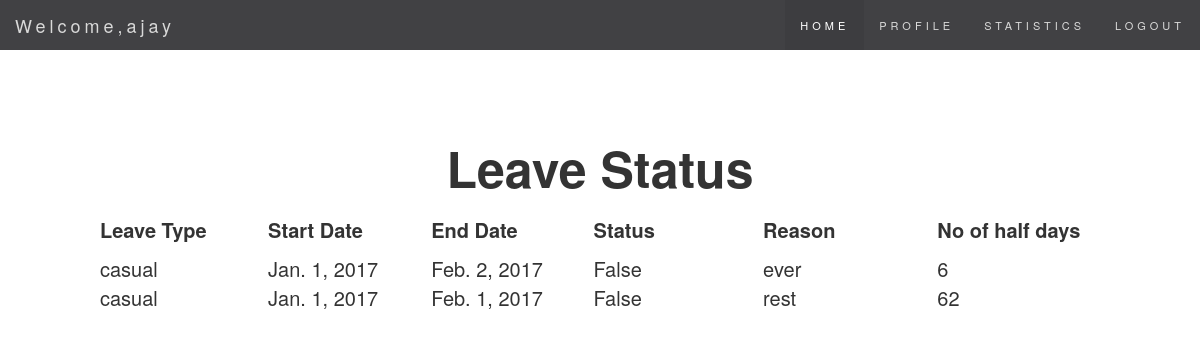
/user/check_status/ (signed in), run on an earlier commit of the app's database.
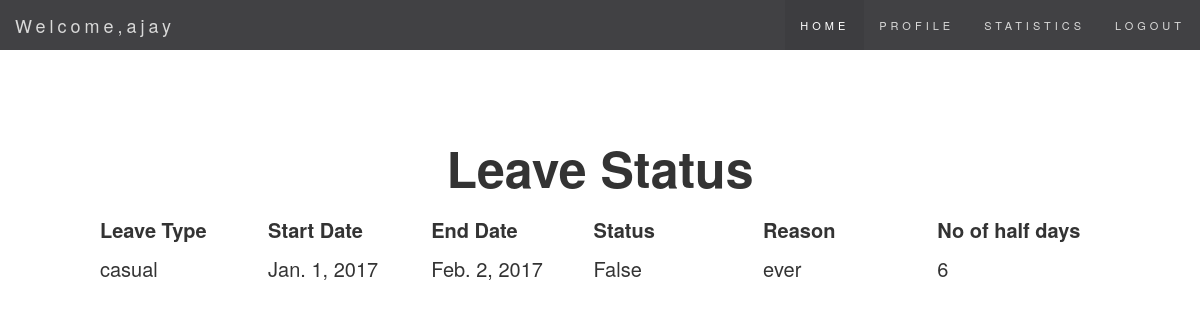
And on a later commit of the database.
### user_login/models.py (models this page shows, shortened)
class Employee(models.Model):
    user = models.OneToOneField(User)
    dept=(
        ('cs','Computer Science'),
        ('EC','Electronics and Communication'),
        ('EEE','Electrical and Electronic'),
        ('Mech','Mechanical'),
        ('BE','Biomedial'),
        ('AS','Applied Science'),
        ('NT','Non-Teching')
        )
    department = models.CharField(max_length=4,choices=dept,default='NT')
    Tflag = models.BooleanField(default=False)

class leave_history(models.Model):
    user = models.ForeignKey(User, on_delete=models.CASCADE)
    startdate = models.DateField()
    enddate = models.DateField()
    choices=(
        ('cl','casual leave'),
        ('hp','half paid')
        )
    leavetype = models.CharField(max_length=20,choices=choices)
    status = models.BooleanField(default=False)
    recom = models.BooleanField(default=False)
    des = models.CharField(max_length=300)
    half_day = models.IntegerField()

### user_login/views.py (the view, shortened to what this page needs)
class check_status(View):
        def get(self,request):
                template = 'user_login/check_status.html'
                profile = Employee.objects.get(user=request.user)
                history = leave_history.objects.filter(user=profile.user,status=False)
                return render(request, template, {'profile': profile,'history':history})

### templates/user_login/check_status.html (shortened to what this page needs)
{% extends 'base_profile.html' %}
{% block active_home %}
class="active"
{% endblock %}
{% block body %}
<div class="wrapper1">
<h1><b><center>Leave Status</center></b></h1>
<center>
        <table>
      <tr>
        <th>Leave Type</th>
        <th>Start Date</th>
        <th>End Date</th>
        <th>Status</th>
        <th>Reason</th>
        <th>No of half days</th>
      </tr>
      {% for h in history %}
      <tr>
        <td>{% if h.leavetype == 'cl'%}casual
            {% else %}half paid{% endif %}</td>
        <td>{{h.startdate}}</td>
        <td>{{h.enddate}}</td>
        <td>{{h.status}}</td>
        <td>{{h.des}}</td>
        <td>{{h.half_day}}</td>
        </tr>
{% endfor %}
</table>
{% endblock %}

### templates/base_profile.html (shortened to what this page needs)
<!DOCTYPE html>
<html lang="en">
<head>
   {% load staticfiles %}
  <link rel="stylesheet" type="text/css" href="{% static "user_login/css/custcss.css" %}">
  <link rel="stylesheet" href="https://maxcdn.bootstrapcdn.com/bootstrap/3.3.7/css/bootstrap.min.css">
</head>
<body>
<nav class="navbar navbar-default navbar-fixed-top">
  <div class="container-fluid">
    <div class="navbar-header">
      <a class="navbar-brand" href="#">Welcome,{{profile.user.username}}</a>
    </div>
    <div class="collapse navbar-collapse" id="myNavbar">
      <ul class="nav navbar-nav navbar-right">
        <li {% block active_home %}{% endblock %}><a href='/user/hello/'>HOME</a></li>
        <li {% block active_profile %}{% endblock %}><a href='/user/profile/'>PROFILE</a></li>
        <li {% block active_stat %}{% endblock %}><a href='/user/statistics/'>STATISTICS</a></li>
        <li class="logout"><a href='/user/logout/'>LOGOUT</a></li>
      </ul>
    </div>
  </div>
</nav>
<section>
<br><br><br><br><br><br>
{% block body %}
{% endblock %}
</section>
</body>
</html>

### static/user_login/css/custcss.css (style rules this page uses)
.navbar { margin-bottom: 0; background-color: #2d2d30; border: 0; font-size: 11px !important; letter-spacing: 4px; opacity:0.9; }
.navbar li a, .navbar .navbar-brand { color: #d5d5d5 !important; }
.navbar-nav li.active a { color: #fff !important; background-color:#29292c !important; }

### templates/user_login/check_status.html (style rules this page uses)
div.wrapper1 { width:1000px; height:100px; margin-left:auto; margin-right:auto; border:1px red; font-size: 20px; }
h1 { font-size: 50px; top:50px; }
th { height: 50px; width: 250px; }

What changed in the data, as far as the page shows it:
no longer on this page (row edited): leave_history: leavetype "casual", startdate "Jan. 1, 2017", enddate "Feb. 1, 2017", status "False", des "rest", half_day "62"
